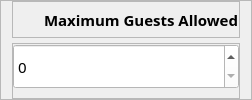
                                <widget class="QFrame" name="frame_25">
                                 <property name="sizePolicy">
                                  <sizepolicy hsizetype="Expanding" vsizetype="Preferred">
                                   <horstretch>0</horstretch>
                                   <verstretch>0</verstretch>
                                  </sizepolicy>
                                 </property>
                                 <property name="frameShape">
                                  <enum>QFrame::StyledPanel</enum>
                                 </property>
                                 <property name="frameShadow">
                                  <enum>QFrame::Raised</enum>
                                 </property>
                                 <layout class="QVBoxLayout" name="verticalLayout_28">
                                  <property name="spacing">
                                   <number>5</number>
                                  </property>
                                  <property name="topMargin">
                                   <number>0</number>
                                  </property>
                                  <property name="bottomMargin">
                                   <number>0</number>
                                  </property>
                                  <item>
                                   <widget class="QFrame" name="frame_26">
                                    <property name="styleSheet">
                                     <string notr="true"/>
                                    </property>
                                    <property name="frameShape">
                                     <enum>QFrame::StyledPanel</enum>
                                    </property>
                                    <property name="frameShadow">
                                     <enum>QFrame::Raised</enum>
                                    </property>
                                    <layout class="QHBoxLayout" name="horizontalLayout_21">
                                     <property name="leftMargin">
                                      <number>0</number>
                                     </property>
                                     <property name="topMargin">
                                      <number>3</number>
                                     </property>
                                     <property name="rightMargin">
                                      <number>0</number>
                                     </property>
                                     <property name="bottomMargin">
                                      <number>3</number>
                                     </property>
                                     <item>
                                      <widget class="QLabel" name="label_64">
                                       <property name="minimumSize">
                                        <size>
                                         <width>25</width>
                                         <height>25</height>
                                        </size>
                                       </property>
                                       <property name="maximumSize">
                                        <size>
                                         <width>25</width>
                                         <height>25</height>
                                        </size>
                                       </property>
                                       <property name="text">
                                        <string/>
                                       </property>
                                       <property name="pixmap">
                                        <pixmap>edit.svg</pixmap>
                                       </property>
                                       <property name="scaledContents">
                                        <bool>true</bool>
                                       </property>
                                      </widget>
                                     </item>
                                     <item>
                                      <widget class="QLabel" name="label_74">
                                       <property name="font">
                                        <font>
                                         <family>Century Gothic</family>
                                         <pointsize>11</pointsize>
                                         <weight>75</weight>
                                         <bold>true</bold>
                                        </font>
                                       </property>
                                       <property name="text">
                                        <string>Maximum Guests Allowed</string>
                                       </property>
                                      </widget>
                                     </item>
                                    </layout>
                                   </widget>
                                  </item>
                                  <item>
                                   <widget class="QFrame" name="frame_27">
                                    <property name="frameShape">
                                     <enum>QFrame::StyledPanel</enum>
                                    </property>
                                    <property name="frameShadow">
                                     <enum>QFrame::Raised</enum>
                                    </property>
                                    <layout class="QGridLayout" name="gridLayout_53">
                                     <property name="leftMargin">
                                      <number>0</number>
                                     </property>
                                     <property name="topMargin">
                                      <number>0</number>
                                     </property>
                                     <property name="rightMargin">
                                      <number>0</number>
                                     </property>
                                     <property name="verticalSpacing">
                                      <number>10</number>
                                     </property>
                                     <item row="0" column="0">
                                      <widget class="QSpinBox" name="txtARmaxguest">
                                       <property name="sizePolicy">
                                        <sizepolicy hsizetype="Expanding" vsizetype="Fixed">
                                         <horstretch>0</horstretch>
                                         <verstretch>0</verstretch>
                                        </sizepolicy>
                                       </property>
                                       <property name="minimumSize">
                                        <size>
                                         <width>0</width>
                                         <height>45</height>
                                        </size>
                                       </property>
                                       <property name="font">
                                        <font>
                                         <family>Century Gothic</family>
                                         <pointsize>11</pointsize>
                                        </font>
                                       </property>
                                       <property name="styleSheet">
                                        <string notr="true">background-color: rgb(255, 255, 255);</string>
                                       </property>
                                      </widget>
                                     </item>
                                    </layout>
                                   </widget>
                                  </item>
                                 </layout>
                                </widget>
